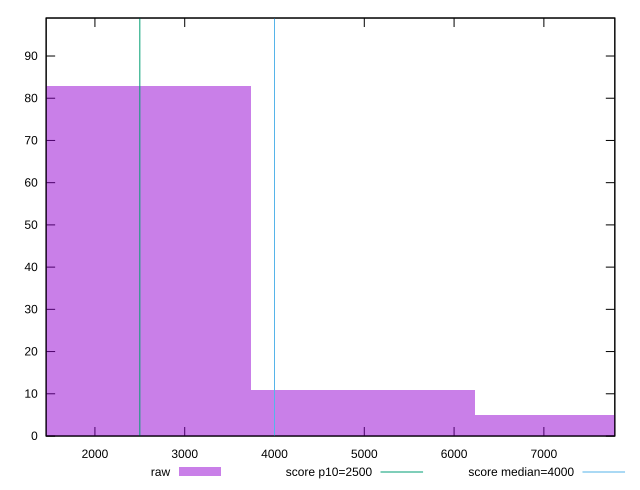

Write the gnuplot code that produced this figure.
reset

$raw <<EOF
2492.510191068708 83
7477.530573206124 5
4985.020382137416 11
EOF

set key outside below
set boxwidth 2492.510191068708
set xrange [1456.6919999999998:7790.185999999999]
set yrange [0:99]
set trange [0:99]
set style fill transparent solid 0.5 noborder

set parametric
set terminal svg size 640, 490 enhanced background rgb 'white'
set output "report/report_00029_2021-02-24T13-36-40.390Z/largest-contentful-paint/samples/card/raw/histogram.svg"

plot $raw title "raw" with boxes, \
     2500,t title "score p10=2500", \
     4000,t title "score median=4000"

reset
